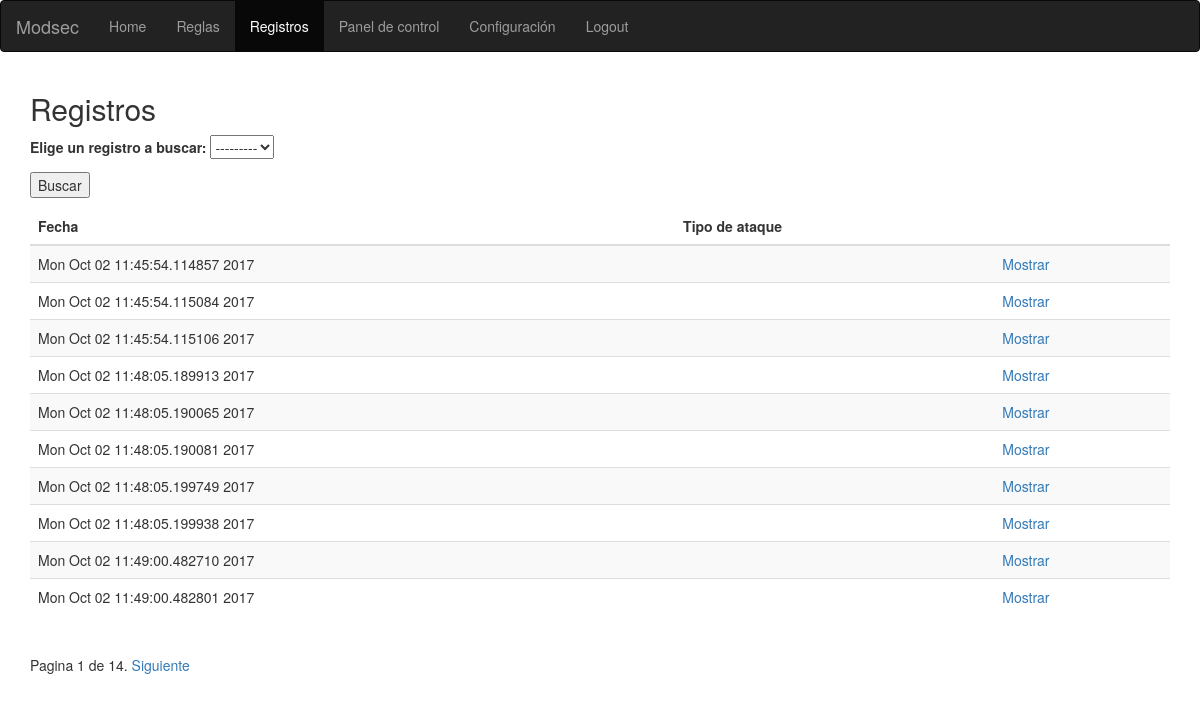
/modsec/logs/ (signed in), run on an earlier commit of the app's database.
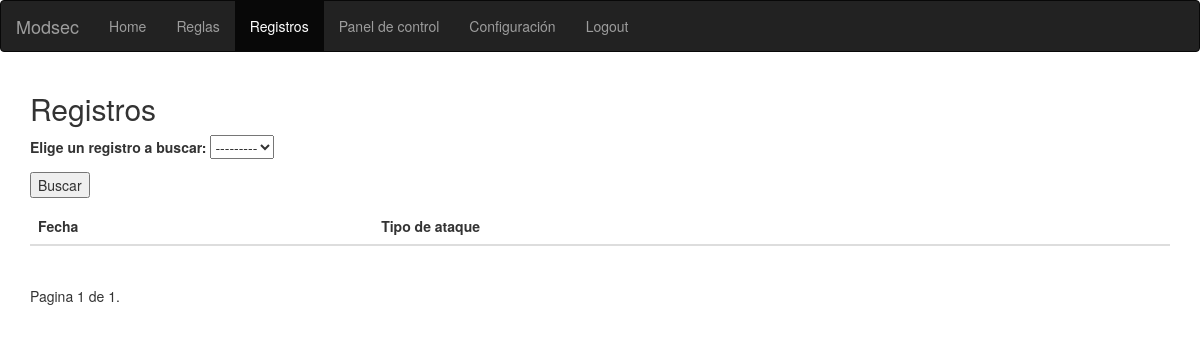
And on a later commit of the database.
### modsec/models.py (models this page shows, shortened)
class Log(models.Model):
    date=models.CharField(max_length=200)
    atackType=models.CharField(max_length=200)
    text=models.TextField()

### modsec/views.py (the view)
@login_required(login_url='/modsec/login')
def logs(request):
    log=""
    if request.method == 'POST':
        form = selectLog(request.POST)
        if form.is_valid():
            log=form.cleaned_data['logSel']
            logs=Log.objects.all()
            registros=[]
            for l in logs:
                if str(log)==str(l):
                    registros.append(l)
            paginator = Paginator(registros, 10) # Show 10 contacts per page
            page = request.GET.get('page')
            try:
                registros = paginator.page(page)
            except PageNotAnInteger:
                registros = paginator.page(1)
            except EmptyPage:
                registros = paginator.page(paginator.num_pages)
            context={'form':form,'registros':registros,'log': log}
            return render(request, 'modsec/logs.html',context)
    else:
        registros=Log.objects.all()
        paginator = Paginator(registros, 10) # Show 10 contacts per page
        page = request.GET.get('page')
        try:
            registros = paginator.page(page)
        except PageNotAnInteger:
            registros = paginator.page(1)
        except EmptyPage:
            registros = paginator.page(paginator.num_pages)
        form = selectLog()
        context={'form':form,'registros':registros,'log': log}
    return render(request, 'modsec/logs.html',context)

### modsec/forms.py
class selectLog(forms.Form):
    logSel=forms.ModelChoiceField(queryset=Log.objects.all(),label="Elige un registro a buscar")

### modsec/templates/modsec/logs.html (shortened to what this page needs)
<!DOCTYPE html>
<html lang="en">
<head>
  <link rel="stylesheet" href="https://maxcdn.bootstrapcdn.com/bootstrap/3.3.7/css/bootstrap.min.css">
</head>
<body>
<nav class="navbar navbar-inverse">
  <div class="container-fluid">
    <div class="navbar-header">
      <a class="navbar-brand" href="/modsec/">Modsec</a>
    </div>
    <ul class="nav navbar-nav">
      <li><a href="/modsec/">Home</a></li>
      <li><a href="/modsec/rules/">Reglas</a></li>
      <li class="active"><a href="/modsec/logs/">Registros</a></li>
      <li><a href="/modsec/dashboard/">Panel de control</a></li>
       <li><a href="/modsec/conf/">Configuración</a></li>
      <li><a href="/modsec/logout/">Logout</a></li>
    </ul>
  </div>
</nav>
<div class="container">
  <h2>Registros</h2>
   <form id="form" method="post" action="">{% csrf_token %}
    {{form.as_p}}
    <p><input type="submit" value="Buscar"/></p>
  </form>
  <table class="table table-striped">
    <thead>
      <tr>
        <th>Fecha</th>
        <th>Tipo de ataque</th>
        <th></th>
      </tr>
    </thead>
    <tbody>
     {% for log in registros %}
      <tr>
       <td>{{ log.date }}</td>
       <td>{{ log.atackType }}</td>
       <td><a href="/modsec/showLog/{{ log.id }}/">Mostrar</a></td>
   {% endfor %}
       </tr>
    </tbody>
  </table>
  <div class="pagination">
    <span class="step-links">
        <span class="current">
            Pagina {{ registros.number }} de {{ registros.paginator.num_pages }}.
        </span>
        {% if registros.has_next %}
            <a href="?page={{ registros.next_page_number }}">Siguiente</a>
        {% endif %}
    </span>
</div>
</div>
</body>
</html>

What changed in the data, as far as the page shows it:
removed Log: date "Mon Oct 02 11:45:54.114857 2017"
removed Log: date "Mon Oct 02 11:45:54.115084 2017"
removed Log: date "Mon Oct 02 11:45:54.115106 2017"
removed Log: date "Mon Oct 02 11:48:05.189913 2017"
removed Log: date "Mon Oct 02 11:48:05.190065 2017"
removed Log: date "Mon Oct 02 11:48:05.190081 2017"
removed Log: date "Mon Oct 02 11:48:05.199749 2017"
removed Log: date "Mon Oct 02 11:48:05.199938 2017"
removed Log: date "Mon Oct 02 11:49:00.482710 2017"
removed Log: date "Mon Oct 02 11:49:00.482801 2017"
Also different on the page:
{{ registros.paginator.num_pages }}: "14" → "1"
text no longer shown: "Siguiente"
